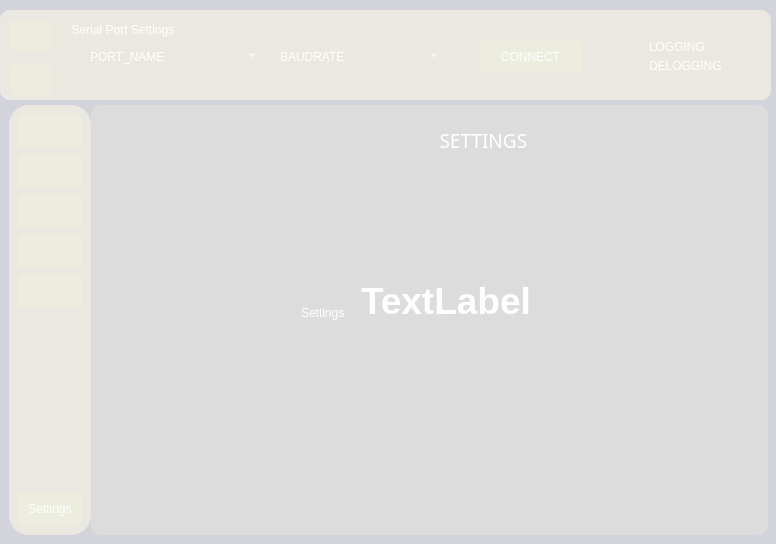
<?xml version="1.0" encoding="UTF-8"?>
<ui version="4.0">
 <class>MainWindow</class>
 <widget class="QMainWindow" name="MainWindow">
  <property name="geometry">
   <rect>
    <x>0</x>
    <y>0</y>
    <width>776</width>
    <height>544</height>
   </rect>
  </property>
  <property name="sizePolicy">
   <sizepolicy hsizetype="Preferred" vsizetype="Expanding">
    <horstretch>0</horstretch>
    <verstretch>0</verstretch>
   </sizepolicy>
  </property>
  <property name="windowTitle">
   <string>MainWindow</string>
  </property>
  <widget class="QWidget" name="centralwidget">
   <property name="styleSheet">
    <string notr="true">*{
border: none;
background-color: transparent;
color: #fff;
}
#centralwidget{
background-color: #d2d3db;
}
#header{
background-color: #eae8e0;
border-radius: 10px;
}
#side_menu{
background-color: #eae8e0;
border-radius: 20px;
}
QPushButton{
padding: 10px;
background-color: #ececdf;
border-radius: 5px;
}
#main_body{
background-color: rgb(220, 220, 220);
border-radius: 10px;
}</string>
   </property>
   <widget class="QWidget" name="widget" native="true">
    <property name="geometry">
     <rect>
      <x>9</x>
      <y>105</y>
      <width>759</width>
      <height>430</height>
     </rect>
    </property>
    <property name="sizePolicy">
     <sizepolicy hsizetype="Preferred" vsizetype="Expanding">
      <horstretch>0</horstretch>
      <verstretch>0</verstretch>
     </sizepolicy>
    </property>
    <layout class="QHBoxLayout" name="horizontalLayout">
     <property name="spacing">
      <number>0</number>
     </property>
     <property name="leftMargin">
      <number>0</number>
     </property>
     <property name="topMargin">
      <number>0</number>
     </property>
     <property name="rightMargin">
      <number>0</number>
     </property>
     <item>
      <widget class="QCustomSlideMenu" name="side_menu" native="true">
       <layout class="QVBoxLayout" name="verticalLayout_2">
        <property name="spacing">
         <number>0</number>
        </property>
        <property name="leftMargin">
         <number>0</number>
        </property>
        <property name="topMargin">
         <number>0</number>
        </property>
        <property name="rightMargin">
         <number>0</number>
        </property>
        <property name="bottomMargin">
         <number>0</number>
        </property>
        <item>
         <widget class="QWidget" name="widget_4" native="true">
          <property name="minimumSize">
           <size>
            <width>60</width>
            <height>0</height>
           </size>
          </property>
          <property name="maximumSize">
           <size>
            <width>150</width>
            <height>16777215</height>
           </size>
          </property>
          <layout class="QVBoxLayout" name="verticalLayout_3">
           <item>
            <widget class="QPushButton" name="pushButton_2">
             <property name="text">
              <string/>
             </property>
             <property name="icon">
              <iconset resource="../icons.qrc">
               <normaloff>:/git course/git-course/dashboard.png</normaloff>:/git course/git-course/dashboard.png</iconset>
             </property>
             <property name="iconSize">
              <size>
               <width>30</width>
               <height>30</height>
              </size>
             </property>
             <property name="checkable">
              <bool>true</bool>
             </property>
             <property name="autoExclusive">
              <bool>true</bool>
             </property>
            </widget>
           </item>
           <item>
            <widget class="QPushButton" name="pushButton_3">
             <property name="text">
              <string/>
             </property>
             <property name="icon">
              <iconset resource="../icons.qrc">
               <normaloff>:/git course/git-course/web-programming.png</normaloff>:/git course/git-course/web-programming.png</iconset>
             </property>
             <property name="iconSize">
              <size>
               <width>30</width>
               <height>30</height>
              </size>
             </property>
             <property name="checkable">
              <bool>true</bool>
             </property>
             <property name="autoExclusive">
              <bool>true</bool>
             </property>
            </widget>
           </item>
           <item>
            <widget class="QPushButton" name="pushButton_4">
             <property name="text">
              <string/>
             </property>
             <property name="icon">
              <iconset resource="../icons.qrc">
               <normaloff>:/git course/git-course/graph1.png</normaloff>:/git course/git-course/graph1.png</iconset>
             </property>
             <property name="iconSize">
              <size>
               <width>30</width>
               <height>30</height>
              </size>
             </property>
             <property name="checkable">
              <bool>true</bool>
             </property>
             <property name="autoExclusive">
              <bool>true</bool>
             </property>
            </widget>
           </item>
           <item>
            <widget class="QPushButton" name="pushButton_5">
             <property name="text">
              <string/>
             </property>
             <property name="icon">
              <iconset resource="../icons.qrc">
               <normaloff>:/git course/git-course/map1.png</normaloff>:/git course/git-course/map1.png</iconset>
             </property>
             <property name="iconSize">
              <size>
               <width>30</width>
               <height>30</height>
              </size>
             </property>
             <property name="checkable">
              <bool>true</bool>
             </property>
             <property name="autoExclusive">
              <bool>true</bool>
             </property>
            </widget>
           </item>
           <item>
            <widget class="QPushButton" name="pushButton_6">
             <property name="text">
              <string/>
             </property>
             <property name="icon">
              <iconset resource="../icons.qrc">
               <normaloff>:/git course/git-course/app-store.png</normaloff>:/git course/git-course/app-store.png</iconset>
             </property>
             <property name="iconSize">
              <size>
               <width>30</width>
               <height>30</height>
              </size>
             </property>
             <property name="checkable">
              <bool>true</bool>
             </property>
             <property name="autoExclusive">
              <bool>true</bool>
             </property>
            </widget>
           </item>
           <item>
            <spacer name="verticalSpacer">
             <property name="orientation">
              <enum>Qt::Vertical</enum>
             </property>
             <property name="sizeHint" stdset="0">
              <size>
               <width>20</width>
               <height>233</height>
              </size>
             </property>
            </spacer>
           </item>
           <item>
            <widget class="QPushButton" name="pushButton_7">
             <property name="text">
              <string>Settings</string>
             </property>
             <property name="iconSize">
              <size>
               <width>30</width>
               <height>30</height>
              </size>
             </property>
             <property name="checkable">
              <bool>true</bool>
             </property>
             <property name="autoExclusive">
              <bool>true</bool>
             </property>
            </widget>
           </item>
          </layout>
         </widget>
        </item>
       </layout>
      </widget>
     </item>
     <item>
      <widget class="QWidget" name="main_body" native="true">
       <property name="sizePolicy">
        <sizepolicy hsizetype="Expanding" vsizetype="Preferred">
         <horstretch>0</horstretch>
         <verstretch>0</verstretch>
        </sizepolicy>
       </property>
       <widget class="QStackedWidget" name="stackedWidget">
        <property name="geometry">
         <rect>
          <x>0</x>
          <y>0</y>
          <width>681</width>
          <height>461</height>
         </rect>
        </property>
        <property name="currentIndex">
         <number>4</number>
        </property>
        <widget class="QWidget" name="page_5">
         <widget class="QLabel" name="label_4">
          <property name="geometry">
           <rect>
            <x>240</x>
            <y>160</y>
            <width>191</width>
            <height>16</height>
           </rect>
          </property>
          <property name="text">
           <string/>
          </property>
         </widget>
         <widget class="QGroupBox" name="groupBox">
          <property name="geometry">
           <rect>
            <x>0</x>
            <y>20</y>
            <width>681</width>
            <height>431</height>
           </rect>
          </property>
          <property name="font">
           <font>
            <family>Tw Cen MT Condensed Extra Bold</family>
            <pointsize>14</pointsize>
           </font>
          </property>
          <property name="title">
           <string>                                                          CONSOLE</string>
          </property>
          <widget class="QLabel" name="label_3">
           <property name="geometry">
            <rect>
             <x>220</x>
             <y>130</y>
             <width>181</width>
             <height>71</height>
            </rect>
           </property>
           <property name="font">
            <font>
             <pointsize>28</pointsize>
             <weight>75</weight>
             <bold>true</bold>
            </font>
           </property>
           <property name="styleSheet">
            <string notr="true">selection-color: rgb(0, 0, 0);</string>
           </property>
           <property name="text">
            <string>TextLabel</string>
           </property>
          </widget>
         </widget>
        </widget>
        <widget class="QWidget" name="page_7">
         <widget class="QGroupBox" name="groupBox_2">
          <property name="geometry">
           <rect>
            <x>10</x>
            <y>20</y>
            <width>671</width>
            <height>431</height>
           </rect>
          </property>
          <property name="font">
           <font>
            <family>Tw Cen MT Condensed Extra Bold</family>
            <pointsize>14</pointsize>
           </font>
          </property>
          <property name="title">
           <string>                                                       GRAPHS</string>
          </property>
          <widget class="QLabel" name="label_5">
           <property name="geometry">
            <rect>
             <x>250</x>
             <y>170</y>
             <width>181</width>
             <height>71</height>
            </rect>
           </property>
           <property name="font">
            <font>
             <pointsize>28</pointsize>
             <weight>75</weight>
             <bold>true</bold>
            </font>
           </property>
           <property name="styleSheet">
            <string notr="true">selection-color: rgb(0, 0, 0);</string>
           </property>
           <property name="text">
            <string>TextLabel</string>
           </property>
          </widget>
         </widget>
        </widget>
        <widget class="QWidget" name="page_8">
         <widget class="QGroupBox" name="groupBox_3">
          <property name="geometry">
           <rect>
            <x>10</x>
            <y>20</y>
            <width>671</width>
            <height>431</height>
           </rect>
          </property>
          <property name="font">
           <font>
            <family>Tw Cen MT Condensed Extra Bold</family>
            <pointsize>14</pointsize>
           </font>
          </property>
          <property name="title">
           <string>                                                      MAP</string>
          </property>
          <widget class="QLabel" name="label_6">
           <property name="geometry">
            <rect>
             <x>200</x>
             <y>130</y>
             <width>181</width>
             <height>71</height>
            </rect>
           </property>
           <property name="font">
            <font>
             <pointsize>28</pointsize>
             <weight>75</weight>
             <bold>true</bold>
            </font>
           </property>
           <property name="styleSheet">
            <string notr="true">selection-color: rgb(0, 0, 0);</string>
           </property>
           <property name="text">
            <string>TextLabel</string>
           </property>
          </widget>
         </widget>
        </widget>
        <widget class="QWidget" name="page_9">
         <widget class="QGroupBox" name="groupBox_4">
          <property name="geometry">
           <rect>
            <x>10</x>
            <y>20</y>
            <width>671</width>
            <height>441</height>
           </rect>
          </property>
          <property name="font">
           <font>
            <family>Tw Cen MT Condensed Extra Bold</family>
            <pointsize>14</pointsize>
           </font>
          </property>
          <property name="title">
           <string>                                                                    TRAJECTORY</string>
          </property>
          <widget class="QLabel" name="label_7">
           <property name="geometry">
            <rect>
             <x>220</x>
             <y>110</y>
             <width>181</width>
             <height>71</height>
            </rect>
           </property>
           <property name="font">
            <font>
             <pointsize>28</pointsize>
             <weight>75</weight>
             <bold>true</bold>
            </font>
           </property>
           <property name="styleSheet">
            <string notr="true">selection-color: rgb(0, 0, 0);</string>
           </property>
           <property name="text">
            <string>TextLabel</string>
           </property>
          </widget>
         </widget>
        </widget>
        <widget class="QWidget" name="page_10">
         <widget class="QLabel" name="label_8">
          <property name="geometry">
           <rect>
            <x>210</x>
            <y>200</y>
            <width>191</width>
            <height>16</height>
           </rect>
          </property>
          <property name="text">
           <string>Settings</string>
          </property>
         </widget>
         <widget class="QGroupBox" name="groupBox_5">
          <property name="geometry">
           <rect>
            <x>10</x>
            <y>20</y>
            <width>671</width>
            <height>431</height>
           </rect>
          </property>
          <property name="font">
           <font>
            <family>Tw Cen MT Condensed Extra Bold</family>
            <pointsize>14</pointsize>
           </font>
          </property>
          <property name="title">
           <string>                                                                    SETTINGS</string>
          </property>
          <widget class="QLabel" name="label_9">
           <property name="geometry">
            <rect>
             <x>260</x>
             <y>140</y>
             <width>181</width>
             <height>71</height>
            </rect>
           </property>
           <property name="font">
            <font>
             <pointsize>28</pointsize>
             <weight>75</weight>
             <bold>true</bold>
            </font>
           </property>
           <property name="styleSheet">
            <string notr="true">selection-color: rgb(0, 0, 0);</string>
           </property>
           <property name="text">
            <string>TextLabel</string>
           </property>
          </widget>
         </widget>
        </widget>
        <widget class="QWidget" name="page_6">
         <widget class="QGroupBox" name="DbGb">
          <property name="geometry">
           <rect>
            <x>0</x>
            <y>10</y>
            <width>681</width>
            <height>451</height>
           </rect>
          </property>
          <property name="font">
           <font>
            <family>Tw Cen MT Condensed Extra Bold</family>
            <pointsize>12</pointsize>
           </font>
          </property>
          <property name="title">
           <string>                                                                               DASHBOARD</string>
          </property>
          <widget class="QLabel" name="label_2">
           <property name="geometry">
            <rect>
             <x>230</x>
             <y>180</y>
             <width>181</width>
             <height>71</height>
            </rect>
           </property>
           <property name="font">
            <font>
             <pointsize>28</pointsize>
             <weight>75</weight>
             <bold>true</bold>
            </font>
           </property>
           <property name="styleSheet">
            <string notr="true">selection-color: rgb(0, 0, 0);</string>
           </property>
           <property name="text">
            <string>TextLabel</string>
           </property>
          </widget>
         </widget>
        </widget>
       </widget>
      </widget>
     </item>
    </layout>
   </widget>
   <widget class="QWidget" name="header" native="true">
    <property name="geometry">
     <rect>
      <x>0</x>
      <y>10</y>
      <width>771</width>
      <height>90</height>
     </rect>
    </property>
    <property name="minimumSize">
     <size>
      <width>0</width>
      <height>90</height>
     </size>
    </property>
    <property name="maximumSize">
     <size>
      <width>16777215</width>
      <height>90</height>
     </size>
    </property>
    <widget class="QWidget" name="widget_3" native="true">
     <property name="geometry">
      <rect>
       <x>65</x>
       <y>9</y>
       <width>701</width>
       <height>72</height>
      </rect>
     </property>
     <property name="minimumSize">
      <size>
       <width>210</width>
       <height>0</height>
      </size>
     </property>
     <property name="maximumSize">
      <size>
       <width>16777215</width>
       <height>210</height>
      </size>
     </property>
     <widget class="QGroupBox" name="groupBox_6">
      <property name="geometry">
       <rect>
        <x>5</x>
        <y>2</y>
        <width>691</width>
        <height>69</height>
       </rect>
      </property>
      <property name="title">
       <string>Serial Port Settings</string>
      </property>
      <widget class="QWidget" name="widget_5" native="true">
       <property name="geometry">
        <rect>
         <x>20</x>
         <y>20</y>
         <width>79</width>
         <height>31</height>
        </rect>
       </property>
       <layout class="QVBoxLayout" name="verticalLayout_4">
        <item>
         <widget class="QLabel" name="label">
          <property name="text">
           <string>PORT_NAME</string>
          </property>
         </widget>
        </item>
       </layout>
      </widget>
      <widget class="QWidget" name="widget_6" native="true">
       <property name="geometry">
        <rect>
         <x>100</x>
         <y>20</y>
         <width>91</width>
         <height>34</height>
        </rect>
       </property>
       <widget class="QComboBox" name="comboBox1">
        <property name="geometry">
         <rect>
          <x>9</x>
          <y>4</y>
          <width>81</width>
          <height>21</height>
         </rect>
        </property>
        <property name="editable">
         <bool>true</bool>
        </property>
        <property name="currentText">
         <string/>
        </property>
        <item>
         <property name="text">
          <string/>
         </property>
        </item>
        <item>
         <property name="text">
          <string/>
         </property>
        </item>
        <item>
         <property name="text">
          <string/>
         </property>
        </item>
        <item>
         <property name="text">
          <string/>
         </property>
        </item>
        <item>
         <property name="text">
          <string/>
         </property>
        </item>
        <item>
         <property name="text">
          <string/>
         </property>
        </item>
       </widget>
      </widget>
      <widget class="QWidget" name="widget_7" native="true">
       <property name="geometry">
        <rect>
         <x>210</x>
         <y>20</y>
         <width>71</width>
         <height>31</height>
        </rect>
       </property>
       <layout class="QVBoxLayout" name="verticalLayout_6">
        <item>
         <widget class="QLabel" name="label_10">
          <property name="text">
           <string>BAUDRATE</string>
          </property>
         </widget>
        </item>
       </layout>
      </widget>
      <widget class="QWidget" name="widget_8" native="true">
       <property name="geometry">
        <rect>
         <x>280</x>
         <y>20</y>
         <width>101</width>
         <height>31</height>
        </rect>
       </property>
       <widget class="QComboBox" name="comboBox">
        <property name="geometry">
         <rect>
          <x>9</x>
          <y>4</y>
          <width>83</width>
          <height>21</height>
         </rect>
        </property>
        <property name="editable">
         <bool>true</bool>
        </property>
       </widget>
      </widget>
      <widget class="QGroupBox" name="groupBox">
       <property name="geometry">
        <rect>
         <x>0</x>
         <y>10</y>
         <width>191</width>
         <height>51</height>
        </rect>
       </property>
      </widget>
      <widget class="QGroupBox" name="groupBox">
       <property name="geometry">
        <rect>
         <x>209</x>
         <y>10</y>
         <width>171</width>
         <height>51</height>
        </rect>
       </property>
      </widget>
      <widget class="QWidget" name="widget" native="true">
       <property name="geometry">
        <rect>
         <x>400</x>
         <y>10</y>
         <width>120</width>
         <height>51</height>
        </rect>
       </property>
       <widget class="QGroupBox" name="groupBox_10">
        <property name="geometry">
         <rect>
          <x>0</x>
          <y>0</y>
          <width>121</width>
          <height>51</height>
         </rect>
        </property>
        <layout class="QGridLayout" name="gridLayout">
         <item row="0" column="0">
          <widget class="QPushButton" name="CONNECT">
           <property name="text">
            <string>CONNECT</string>
           </property>
           <property name="checkable">
            <bool>true</bool>
           </property>
           <property name="autoExclusive">
            <bool>true</bool>
           </property>
          </widget>
         </item>
        </layout>
       </widget>
      </widget>
      <widget class="QGroupBox" name="groupBox">
       <property name="geometry">
        <rect>
         <x>550</x>
         <y>10</y>
         <width>121</width>
         <height>50</height>
        </rect>
       </property>
       <layout class="QVBoxLayout" name="verticalLayout">
        <item>
         <widget class="QRadioButton" name="radioButton">
          <property name="text">
           <string>LOGGING</string>
          </property>
         </widget>
        </item>
        <item>
         <widget class="QRadioButton" name="radioButton_2">
          <property name="text">
           <string>DELOGGING</string>
          </property>
         </widget>
        </item>
       </layout>
      </widget>
      <zorder>widget</zorder>
      <zorder>groupBox</zorder>
      <zorder>widget_5</zorder>
      <zorder>widget_6</zorder>
      <zorder>widget_7</zorder>
      <zorder>widget_8</zorder>
      <zorder>groupBox</zorder>
      <zorder>groupBox</zorder>
     </widget>
    </widget>
    <widget class="QWidget" name="widget" native="true">
     <property name="geometry">
      <rect>
       <x>10</x>
       <y>10</y>
       <width>51</width>
       <height>81</height>
      </rect>
     </property>
     <layout class="QVBoxLayout" name="verticalLayout_8">
      <item>
       <widget class="QWidget" name="widget_2" native="true">
        <widget class="QPushButton" name="menuBtn_2">
         <property name="geometry">
          <rect>
           <x>0</x>
           <y>0</y>
           <width>41</width>
           <height>31</height>
          </rect>
         </property>
         <property name="minimumSize">
          <size>
           <width>0</width>
           <height>0</height>
          </size>
         </property>
         <property name="maximumSize">
          <size>
           <width>16777215</width>
           <height>16777215</height>
          </size>
         </property>
         <property name="text">
          <string/>
         </property>
         <property name="icon">
          <iconset resource="../icons.qrc">
           <normaloff>:/git course/git-course/menu.png</normaloff>:/git course/git-course/menu.png</iconset>
         </property>
         <property name="iconSize">
          <size>
           <width>30</width>
           <height>30</height>
          </size>
         </property>
         <property name="checkable">
          <bool>true</bool>
         </property>
         <property name="autoExclusive">
          <bool>true</bool>
         </property>
        </widget>
       </widget>
      </item>
      <item>
       <widget class="QWidget" name="widget_9" native="true">
        <widget class="QPushButton" name="menuBtn">
         <property name="geometry">
          <rect>
           <x>0</x>
           <y>0</y>
           <width>41</width>
           <height>31</height>
          </rect>
         </property>
         <property name="minimumSize">
          <size>
           <width>0</width>
           <height>0</height>
          </size>
         </property>
         <property name="maximumSize">
          <size>
           <width>16777215</width>
           <height>16777215</height>
          </size>
         </property>
         <property name="text">
          <string/>
         </property>
         <property name="icon">
          <iconset resource="../icons.qrc">
           <normaloff>:/git course/git-course/menu.png</normaloff>:/git course/git-course/menu.png</iconset>
         </property>
         <property name="iconSize">
          <size>
           <width>30</width>
           <height>30</height>
          </size>
         </property>
         <property name="checkable">
          <bool>true</bool>
         </property>
         <property name="autoExclusive">
          <bool>true</bool>
         </property>
        </widget>
       </widget>
      </item>
     </layout>
    </widget>
   </widget>
  </widget>
 </widget>
 <customwidgets>
  <customwidget>
   <class>QCustomSlideMenu</class>
   <extends>QWidget</extends>
   <header>Custom_Widgets.Widgets.h</header>
   <container>1</container>
  </customwidget>
 </customwidgets>
 <resources>
  <include location="../icons.qrc"/>
 </resources>
 <connections/>
</ui>
